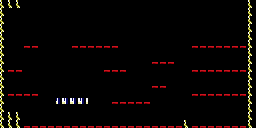

This game map was drawn from its Tiled (.tmx) file and the tilesets committed beside it. A one-line description and the trimmed map source follow:
An orthogonal 32x16 tile map with 8x8 px tiles, 1 tile layer (Solar Power Generator).

<map version="1.0" orientation="orthogonal" renderorder="right-down" width="32" height="16" tilewidth="8" tileheight="8">
 <tileset firstgid="1" name="blocks" tilewidth="8" tileheight="8" spacing="2" margin="2">
  <image source="blocks.png" width="222" height="122" />
 </tileset>
 <layer name="Solar Power Generator" width="32" height="16">
  <data>[512 cells, 118 non-empty, 3 distinct tile ids]</data>
 </layer>
</map>